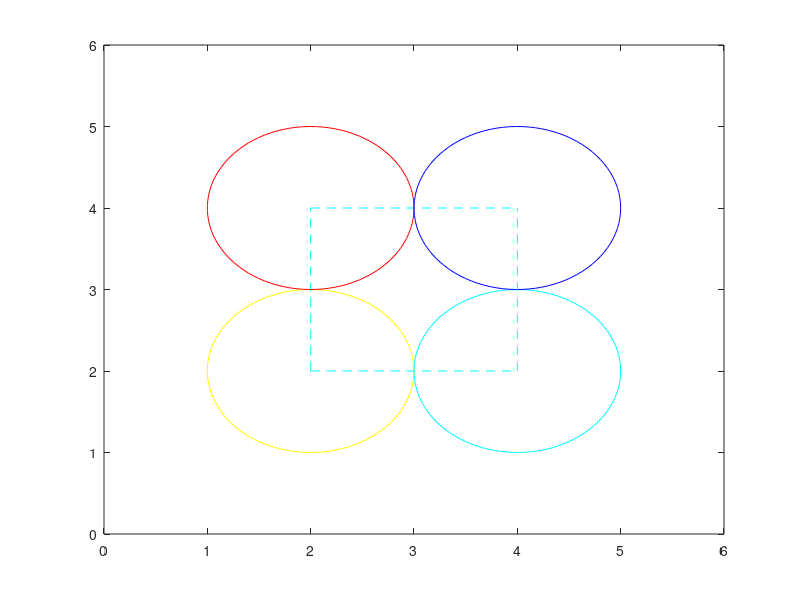

The MATLAB script that drew this image:
angle = linspace(0, 2*pi);
lc = {2:4 2:4 2 4}; % line cords
cir_color = ['y' 'r'; 'c', 'b'];
counter = 0;

for i = 2:2:4
    a = 2:4; b = 4; 
    for j = 2:2:4
        x = cos(angle) + i; y = sin(angle) + j;
        plot(x, y, cir_color(i/2,j/2))
        hold on;
        
        plot(lc{1+counter}.*ones(1, 3), lc{end-counter}.*ones(1, 3), 'c--')
        hold on;
        counter = counter + 1;
    end
end

axis([0 6 0 6])
